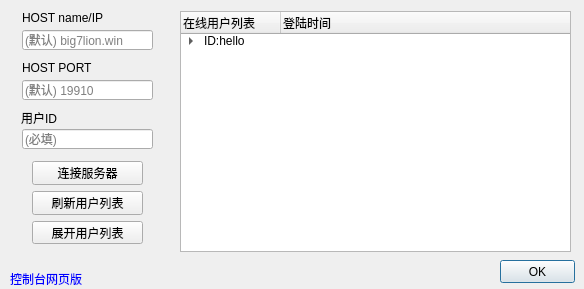
<?xml version="1.0" encoding="UTF-8"?>
<ui version="4.0">
 <class>Dialog</class>
 <widget class="QDialog" name="Dialog">
  <property name="windowModality">
   <enum>Qt::NonModal</enum>
  </property>
  <property name="geometry">
   <rect>
    <x>0</x>
    <y>0</y>
    <width>584</width>
    <height>289</height>
   </rect>
  </property>
  <property name="windowTitle">
   <string>连接设定</string>
  </property>
  <property name="windowIcon">
   <iconset>
    <normaloff>Biglion_2.ico</normaloff>Biglion_2.ico</iconset>
  </property>
  <widget class="QLineEdit" name="Host_IP">
   <property name="geometry">
    <rect>
     <x>22</x>
     <y>30</y>
     <width>131</width>
     <height>20</height>
    </rect>
   </property>
   <property name="toolTip">
    <string/>
   </property>
   <property name="statusTip">
    <string/>
   </property>
   <property name="whatsThis">
    <string/>
   </property>
   <property name="inputMask">
    <string/>
   </property>
   <property name="placeholderText">
    <string>(默认) big7lion.win</string>
   </property>
  </widget>
  <widget class="QLineEdit" name="Host_port">
   <property name="geometry">
    <rect>
     <x>22</x>
     <y>80</y>
     <width>131</width>
     <height>20</height>
    </rect>
   </property>
   <property name="placeholderText">
    <string>(默认) 19910</string>
   </property>
  </widget>
  <widget class="QLineEdit" name="Host_ID">
   <property name="geometry">
    <rect>
     <x>22</x>
     <y>129</y>
     <width>131</width>
     <height>20</height>
    </rect>
   </property>
   <property name="placeholderText">
    <string>(必填)</string>
   </property>
  </widget>
  <widget class="QTreeWidget" name="user_List">
   <property name="geometry">
    <rect>
     <x>180</x>
     <y>11</y>
     <width>391</width>
     <height>241</height>
    </rect>
   </property>
   <property name="selectionBehavior">
    <enum>QAbstractItemView::SelectRows</enum>
   </property>
   <property name="animated">
    <bool>true</bool>
   </property>
   <column>
    <property name="text">
     <string>在线用户列表</string>
    </property>
   </column>
   <column>
    <property name="text">
     <string>登陆时间</string>
    </property>
   </column>
   <item>
    <property name="text">
     <string>ID:hello</string>
    </property>
    <item>
     <property name="text">
      <string>This is Demo</string>
     </property>
     <property name="text">
      <string>17:23:10</string>
     </property>
    </item>
   </item>
  </widget>
  <widget class="QPushButton" name="Connect_exit_btn">
   <property name="geometry">
    <rect>
     <x>500</x>
     <y>260</y>
     <width>75</width>
     <height>23</height>
    </rect>
   </property>
   <property name="text">
    <string>OK</string>
   </property>
  </widget>
  <widget class="QLabel" name="label">
   <property name="geometry">
    <rect>
     <x>10</x>
     <y>270</y>
     <width>81</width>
     <height>16</height>
    </rect>
   </property>
   <property name="text">
    <string>&lt;html&gt;&lt;head/&gt;&lt;body&gt;&lt;p&gt;&lt;a href=&quot;http://control.big7lion.win&quot;&gt;控制台网页版&lt;/a&gt;&lt;br/&gt;&lt;/p&gt;&lt;/body&gt;&lt;/html&gt;</string>
   </property>
   <property name="openExternalLinks">
    <bool>true</bool>
   </property>
  </widget>
  <widget class="QLabel" name="label_2">
   <property name="geometry">
    <rect>
     <x>22</x>
     <y>10</y>
     <width>91</width>
     <height>16</height>
    </rect>
   </property>
   <property name="text">
    <string>HOST name/IP</string>
   </property>
  </widget>
  <widget class="QLabel" name="label_3">
   <property name="geometry">
    <rect>
     <x>22</x>
     <y>60</y>
     <width>91</width>
     <height>16</height>
    </rect>
   </property>
   <property name="text">
    <string>HOST PORT</string>
   </property>
  </widget>
  <widget class="QLabel" name="label_4">
   <property name="geometry">
    <rect>
     <x>21</x>
     <y>110</y>
     <width>91</width>
     <height>16</height>
    </rect>
   </property>
   <property name="text">
    <string>用户ID</string>
   </property>
  </widget>
  <widget class="QWidget" name="">
   <property name="geometry">
    <rect>
     <x>32</x>
     <y>161</y>
     <width>111</width>
     <height>83</height>
    </rect>
   </property>
   <layout class="QVBoxLayout" name="verticalLayout">
    <item>
     <widget class="QPushButton" name="Connect_server_btn">
      <property name="focusPolicy">
       <enum>Qt::ClickFocus</enum>
      </property>
      <property name="text">
       <string>连接服务器</string>
      </property>
      <property name="checkable">
       <bool>true</bool>
      </property>
     </widget>
    </item>
    <item>
     <widget class="QPushButton" name="List_fresh_btn">
      <property name="focusPolicy">
       <enum>Qt::ClickFocus</enum>
      </property>
      <property name="text">
       <string>刷新用户列表</string>
      </property>
     </widget>
    </item>
    <item>
     <widget class="QPushButton" name="expand_btn">
      <property name="text">
       <string>展开用户列表</string>
      </property>
      <property name="checkable">
       <bool>true</bool>
      </property>
     </widget>
    </item>
   </layout>
  </widget>
 </widget>
 <resources/>
 <connections/>
</ui>
